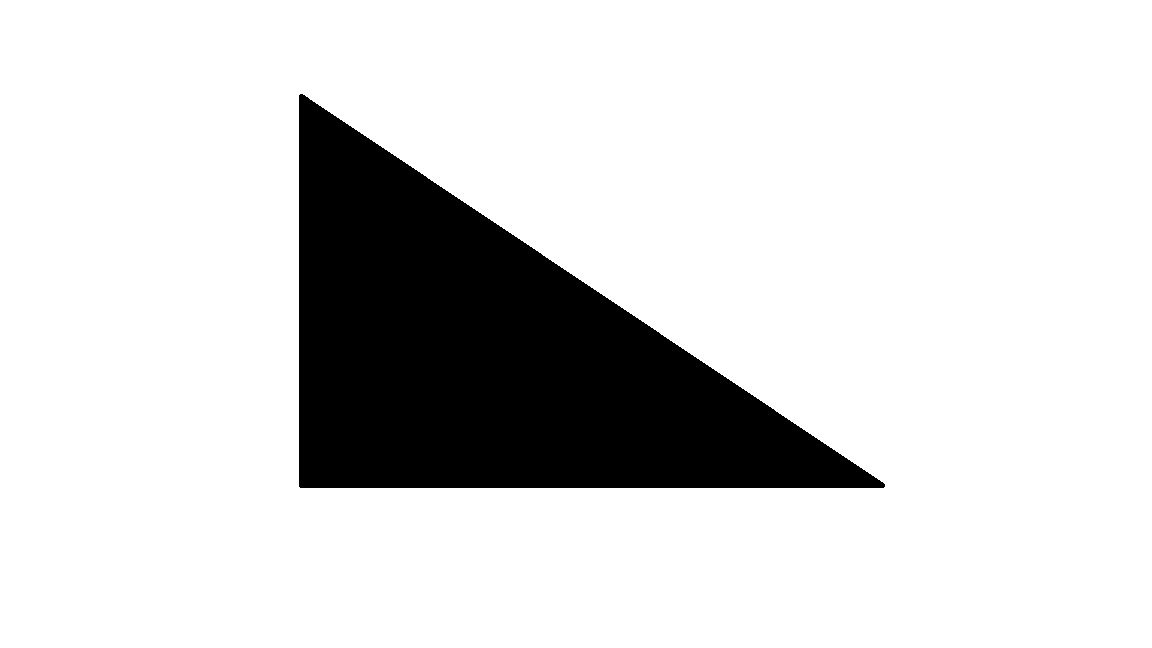
#> input picture imagini/poza.jpeg, 1152 x 648 px, found by its file name
$ python tema4.py
#> lines starting #> are read from the running program, lines starting #| are printed output that depends on the picture; after the words box and inside, x2 and y2 are one past the last pixel; in counts of white or black regions, pixels touching at a corner belong together
#> further down, imagine is the input picture: shape (648, 1152, 3); min 0, max 255, mean 215
import cv2
import numpy as np
from matplotlib import pyplot as plt


def contur_extragere(imagine):
    gri = cv2.cvtColor(imagine, cv2.COLOR_BGR2GRAY)
    blur = cv2.blur(gri, (3, 3))
    kernel = np.ones((5,5),np.uint8)
    gradient = cv2.morphologyEx(blur, cv2.MORPH_GRADIENT, kernel)
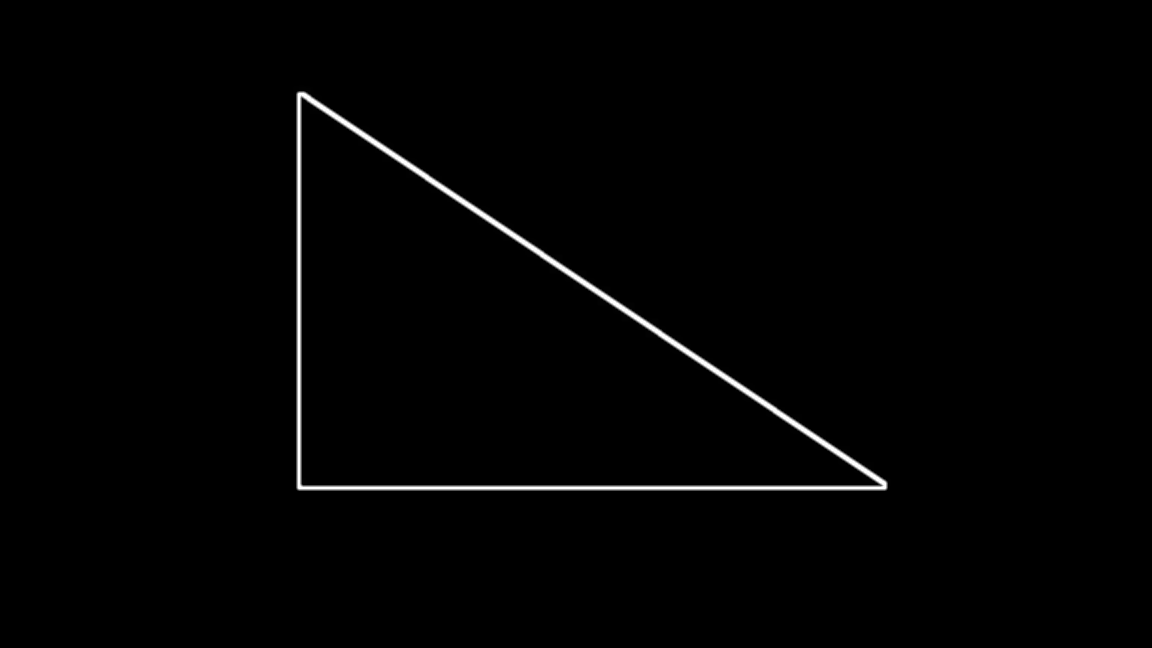
#> gradient: shape (648, 1152); min 0, max 255, mean 2.7
    return gradient

def umplere_regiuni(imagine):
    gri = cv2.cvtColor(imagine, cv2.COLOR_BGR2GRAY)

    _, binar = cv2.threshold(gri, 127, 255, cv2.THRESH_BINARY_INV)
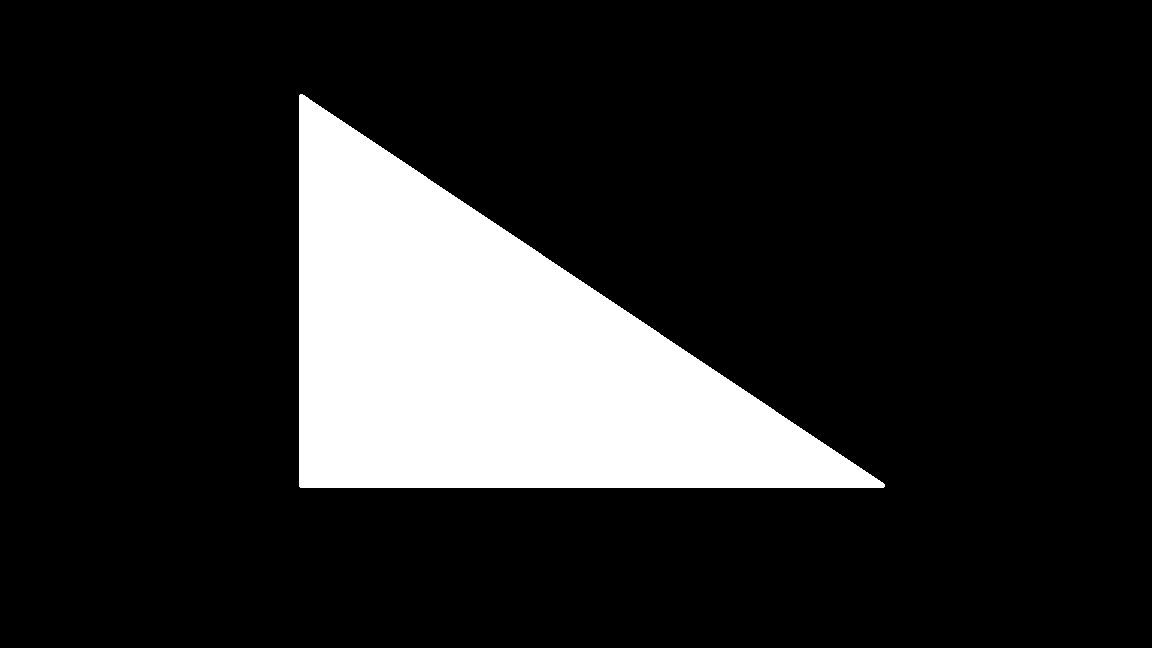
#> binar: shape (648, 1152); 15.7% white; 1 white region, box (x1, y1, x2, y2) and area: (299, 94, 885, 488) 117208

    kernel = np.ones((9,9),np.uint8)
    closing = cv2.morphologyEx(binar, cv2.MORPH_CLOSE, kernel)

    return closing

imagine = cv2.imread("/Users/didu/Desktop/proiect pi/poza.jpeg")

contur = contur_extragere(imagine)
umplere = umplere_regiuni(imagine)

plt.figure(figsize=(10, 5))
plt.subplot(1, 3, 1)
plt.imshow(cv2.cvtColor(imagine, cv2.COLOR_BGR2RGB))
plt.title('Imaginea originală')
plt.subplot(1, 3, 2)
plt.imshow(contur, cmap='gray')
plt.title('Extragere contur cu morfologie')
plt.subplot(1, 3, 3)
plt.imshow(umplere, cmap='gray')
plt.title('Umplere regiuni cu morfologie')

plt.show()
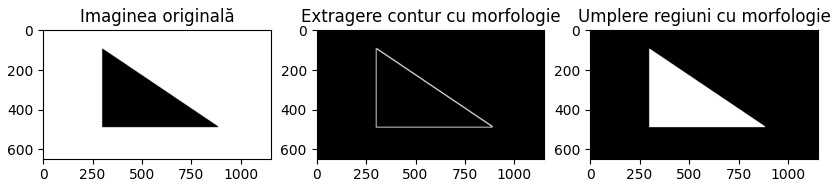
#> figure drawn by matplotlib, 3 panels

$ run again, with imagini/tema5.jpeg copied over imagini/poza.jpeg
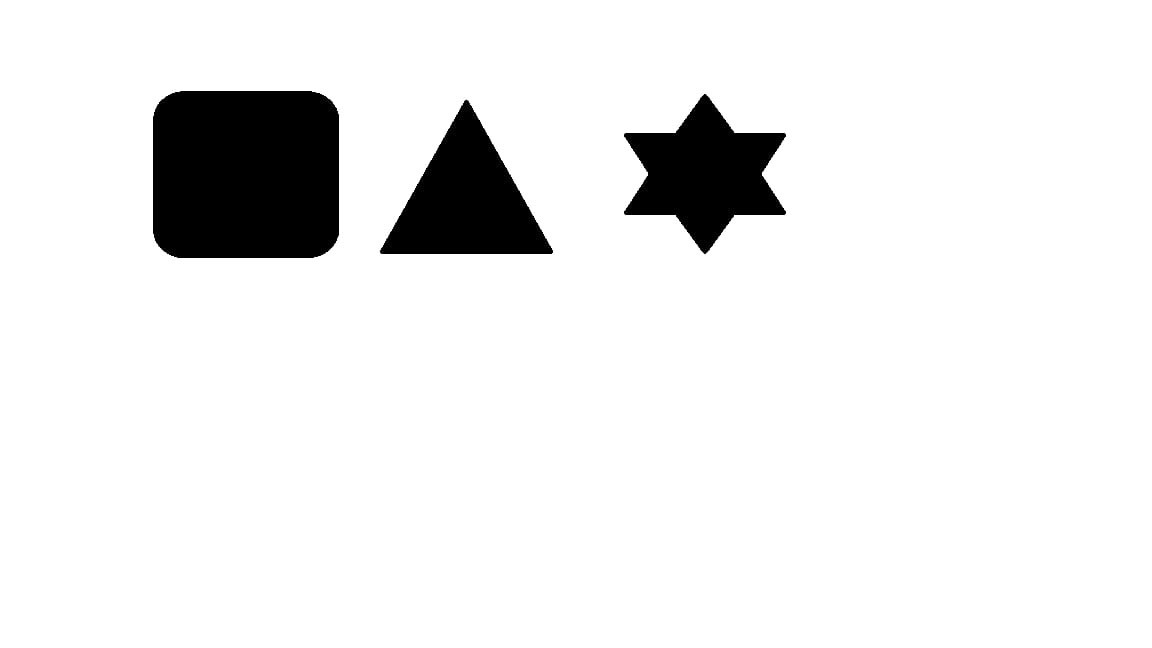
#> input picture imagini/tema5.jpeg, 1152 x 648 px, found by its file name
#> imagine is the input picture: shape (648, 1152, 3); min 0, max 255, mean 235.2
#> in umplere_regiuni, `_, binar = cv2.threshold(gri, 127, 255, cv2.THRESH_BINARY_INV)`:
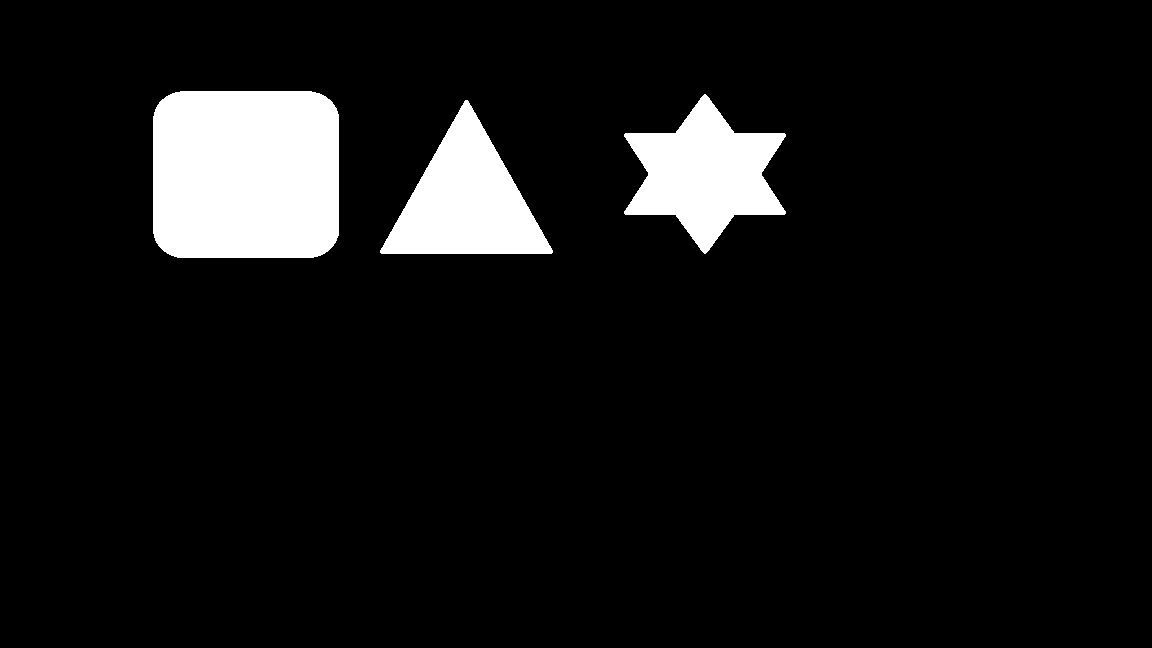
#> binar: shape (648, 1152); 7.8% white; 3 white regions, box (x1, y1, x2, y2) and area: (153, 91, 339, 258) 30290, (624, 94, 786, 254) 13820, (380, 100, 553, 254) 13799
#> closing: shape (648, 1152); 7.8% white; 3 white regions, box (x1, y1, x2, y2) and area: (153, 91, 339, 258) 30290, (624, 94, 786, 254) 13840, (380, 100, 553, 254) 13799
#> `plt.show()`:
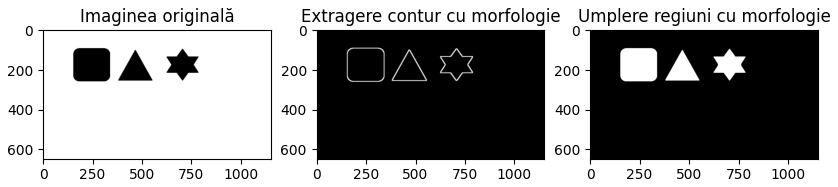
#> figure drawn by matplotlib, 3 panels
